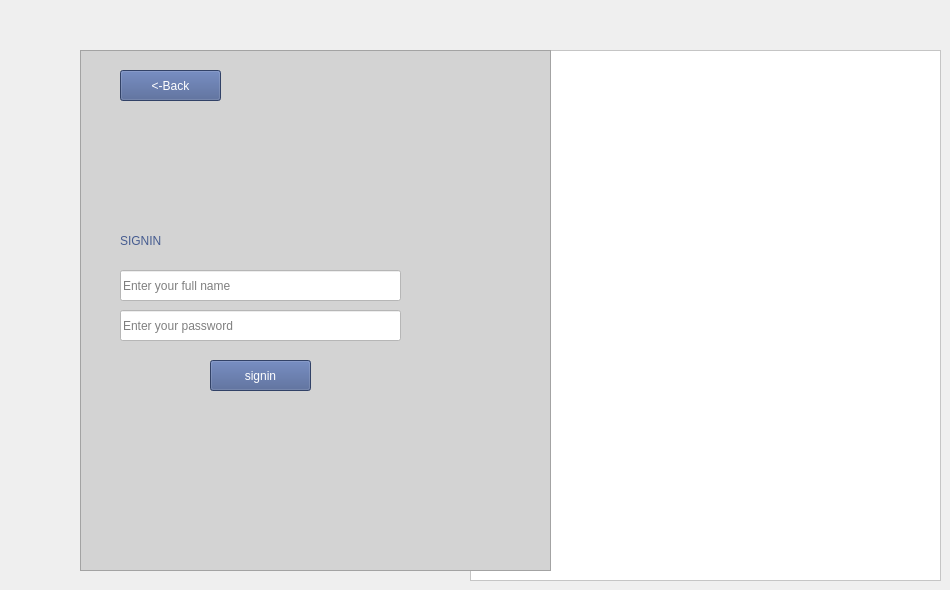
				<widget class="QWidget" name="page_6">
					<widget class="QFrame" name="frame_11">
						<property name="geometry">
							<rect>
								<x>470</x>
								<y>50</y>
								<width>471</width>
								<height>531</height>
							</rect>
						</property>
						<property name="styleSheet">
							<string notr="true">background-color: rgb(255, 255, 255);</string>
						</property>
						<property name="frameShape">
							<enum>QFrame::Shape::StyledPanel</enum>
						</property>
						<property name="frameShadow">
							<enum>QFrame::Shadow::Raised</enum>
						</property>
						<widget class="QLabel" name="label_18">
							<property name="geometry">
								<rect>
									<x>390</x>
									<y>20</y>
									<width>61</width>
									<height>61</height>
								</rect>
							</property>
							<property name="styleSheet">
								<string notr="true">
									font: 700 36pt &quot;Segoe UI&quot;;
									color: rgb(70, 92, 144);
								</string>
							</property>
							<property name="text">
								<string/>
							</property>
							<property name="pixmap">
								<pixmap resource="project01.qrc">:/newPrefix/Screenshot_2025-05-15_005716-removebg-preview.png</pixmap>
							</property>
							<property name="scaledContents">
								<bool>true</bool>
							</property>
						</widget>
						<widget class="QLabel" name="label_17">
							<property name="geometry">
								<rect>
									<x>30</x>
									<y>70</y>
									<width>421</width>
									<height>421</height>
								</rect>
							</property>
							<property name="text">
								<string/>
							</property>
							<property name="pixmap">
								<pixmap resource="project01.qrc">:/project01/Mobile login-amico.png</pixmap>
							</property>
							<property name="scaledContents">
								<bool>true</bool>
							</property>
						</widget>
						<zorder>label_17</zorder>
						<zorder>label_18</zorder>
					</widget>
					<widget class="QFrame" name="frame_12">
						<property name="geometry">
							<rect>
								<x>80</x>
								<y>50</y>
								<width>471</width>
								<height>521</height>
							</rect>
						</property>
						<property name="styleSheet">
							<string notr="true">
								background-color: rgb(211, 211, 211);
								color: rgb(0, 0, 0);
							</string>
						</property>
						<property name="frameShape">
							<enum>QFrame::Shape::StyledPanel</enum>
						</property>
						<property name="frameShadow">
							<enum>QFrame::Shadow::Raised</enum>
						</property>
						<widget class="QLabel" name="label_19">
							<property name="geometry">
								<rect>
									<x>40</x>
									<y>150</y>
									<width>311</width>
									<height>81</height>
								</rect>
							</property>
							<property name="styleSheet">
								<string notr="true">
									font: 700 20pt &quot;Segoe UI&quot;;

									color: rgb(70, 92, 144);
								</string>
							</property>
							<property name="text">
								<string>SIGNIN</string>
							</property>
						</widget>
						<widget class="QLineEdit" name="StudentName">
							<property name="geometry">
								<rect>
									<x>40</x>
									<y>220</y>
									<width>281</width>
									<height>31</height>
								</rect>
							</property>
							<property name="styleSheet">
								<string notr="true">background-color: rgb(255, 255, 255);</string>
							</property>
							<property name="text">
								<string/>
							</property>
							<property name="frame">
								<bool>true</bool>
							</property>
							<property name="echoMode">
								<enum>QLineEdit::EchoMode::Normal</enum>
							</property>
							<property name="readOnly">
								<bool>false</bool>
							</property>
							<property name="placeholderText">
								<string>Enter your full name</string>
							</property>
						</widget>
						<widget class="QLineEdit" name="StudentPass">
							<property name="geometry">
								<rect>
									<x>40</x>
									<y>260</y>
									<width>281</width>
									<height>31</height>
								</rect>
							</property>
							<property name="styleSheet">
								<string notr="true">background-color: rgb(255, 255, 255);</string>
							</property>
							<property name="text">
								<string/>
							</property>
							<property name="echoMode">
								<enum>QLineEdit::EchoMode::Password</enum>
							</property>
							<property name="readOnly">
								<bool>false</bool>
							</property>
							<property name="placeholderText">
								<string>Enter your password</string>
							</property>
						</widget>
						<widget class="QPushButton" name="StudentSignIncon">
							<property name="geometry">
								<rect>
									<x>130</x>
									<y>310</y>
									<width>101</width>
									<height>31</height>
								</rect>
							</property>
							<property name="styleSheet">
								<string notr="true">
									background-color: rgb(70, 92, 144);
									color: rgb(255, 255, 255);
									font: 12pt &quot;Segoe UI&quot;;
								</string>
							</property>
							<property name="text">
								<string>signin</string>
							</property>
						</widget>
						<widget class="QPushButton" name="StudentSigninbackB_2">
							<property name="geometry">
								<rect>
									<x>40</x>
									<y>20</y>
									<width>101</width>
									<height>31</height>
								</rect>
							</property>
							<property name="styleSheet">
								<string notr="true">
									background-color: rgb(70, 92, 144);
									color: rgb(255, 255, 255);
									font: 12pt &quot;Segoe UI&quot;;
								</string>
							</property>
							<property name="text">
								<string>&lt;-Back</string>
							</property>
						</widget>
					</widget>
				</widget>
